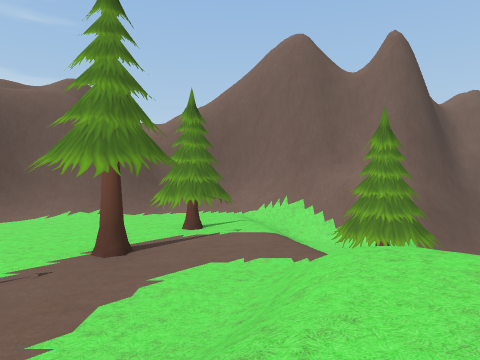
View 1 (above)

15 first-person views from a walk through a 3-D level made in the Unity game engine. The camera is 1.2 m above the floor, tilts 2° down and sees 75° across. The floor is counted in squares, 2 m on a side. Each view is taken from the middle of a square. On the plan, view 1 faces up. The plan holds only what a view shows up to about 9 squares ahead; the rest is blank. The place goes on beyond the plan. The player character is not drawn. Some surface patterns are stand-ins.

View 2
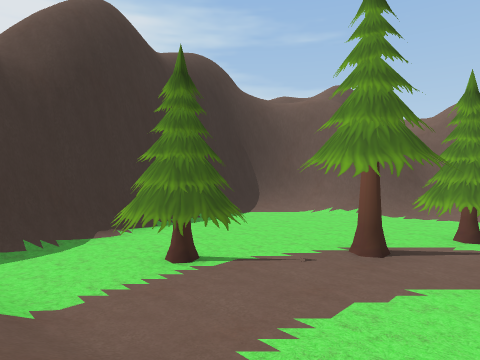

View 3
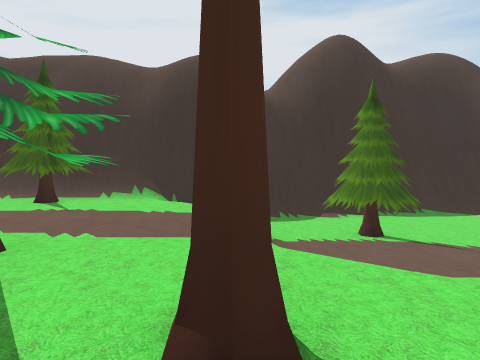

View 4
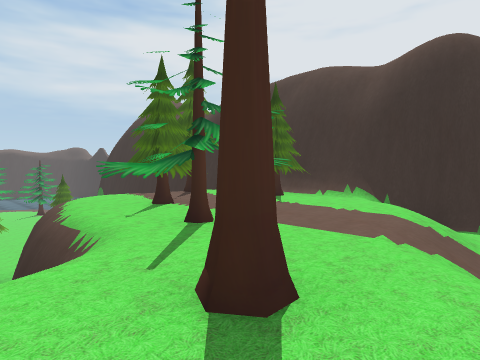

View 5
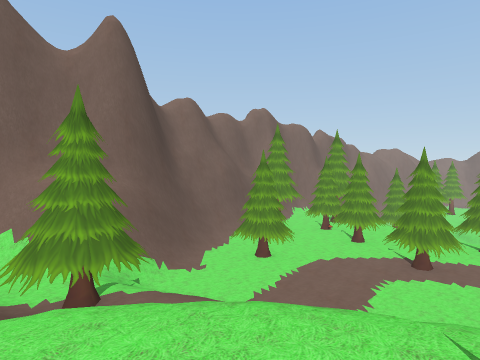

View 6
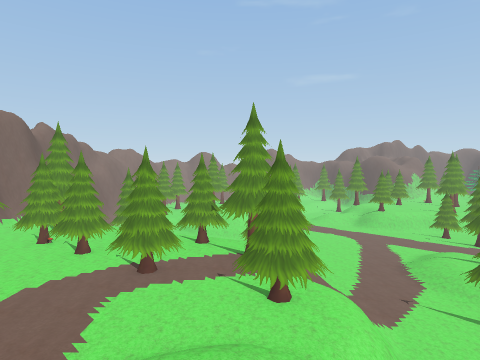

View 7
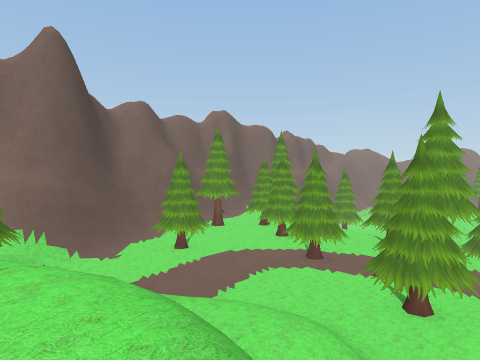

View 8
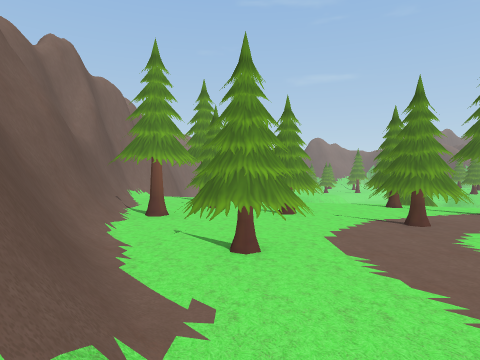

View 9
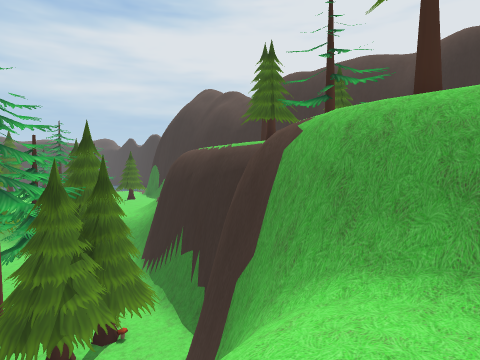

View 10
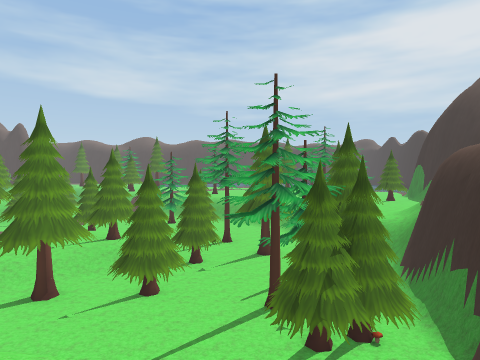

View 11
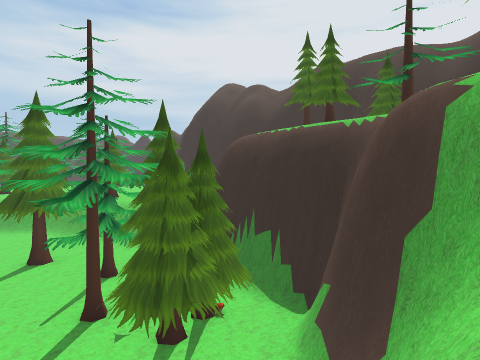

View 12
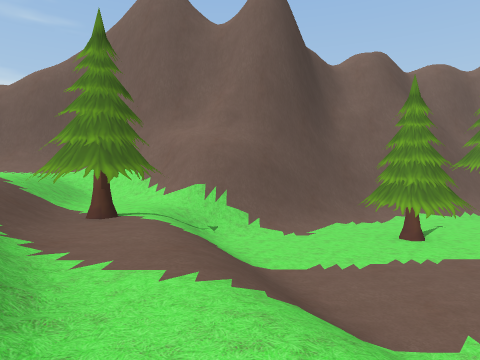

View 13
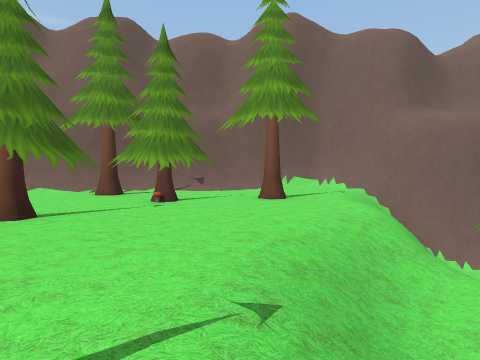

View 14
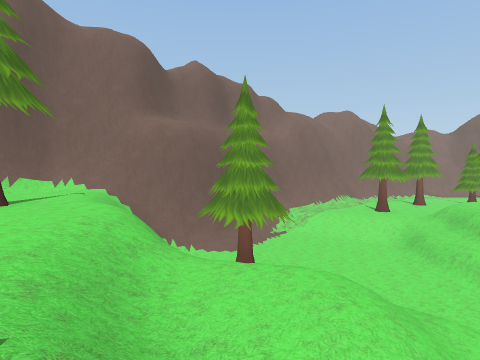

View 15
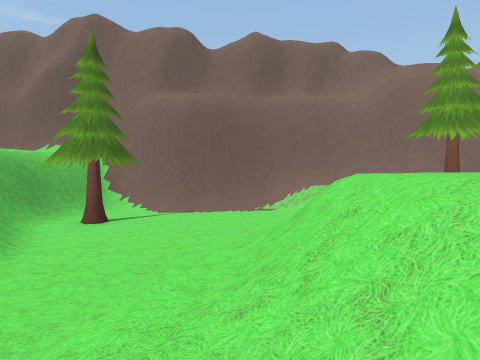

### Floor plan
Key: @ floor where view 1 was taken; # wall or solid block; . main floor; : floor 1 m higher than the main floor; + floor 2 m higher than the main floor; * floor 3 m higher than the main floor; % floor 4 m higher than the main floor; & floor 5 m higher than the main floor; $ floor 6 m higher than the main floor; / step, stairs or slope; = window, fence, low wall or low ledge; ^ raised ledge; v drop or lower ground; T pine tree.
Columns run from 6 left of view 1 to 26 right of it. Each row starts with its distance up from view 1.
 10                 #######
  9    #####    #####/***/###########
  8 ####///######//*#****==//.//  //
  7 #//&&&&//###****##*#/#...../
  6 #&&&&#^/%//*##***#**/##..../:#
  5 #&&&&#&/##/**^**#**///...../::
  4 #&&&#&&&/%/********/+//...////
  3 #&&#&&&/ %/***##*^/++//..///+
  2 #&&#&&/$/=%/****^#/ ///.//++
  1 ##&&&//$$=%/*#*#**      //+
  0  #///$@#$vv/*#*/*/       /
 -1  #/$$$T$$## =#///
 -2  #$$$TTT##.   ///.
 -3  ###$#Tv###.......
 -4  ###$#$v###.......
 -5  #$$$$$#.#T.##.#./
 -6    #$$/#.TT..^.//:
 -7       ##....##/=::
 -8       ///.#.  ##
 -9       /+/...
-10       ++ ..T
-11           ..

Where each view was taken, in squares from view 1:
view 1: 0 up, 0 right, facing up
view 2: 0 up, 0 right, facing up-left
view 3: 0 up, 2 right, facing left
view 4: 1 up, 2 right, facing down-left
view 5: 1 up, 1 right, facing up-right
view 6: 1 up, 2 right, facing right
view 7: 1 down, 2 right, facing up-right
view 8: 6 up, 3 right, facing right
view 9: 1 up, 5 right, facing down-left
view 10: 1 up, 5 right, facing down
view 11: 0 up, 6 right, facing down-left
view 12: 1 up, 4 right, facing up
view 13: 2 up, 12 right, facing up
view 14: 2 up, 12 right, facing up-right
view 15: 0 up, 19 right, facing up
